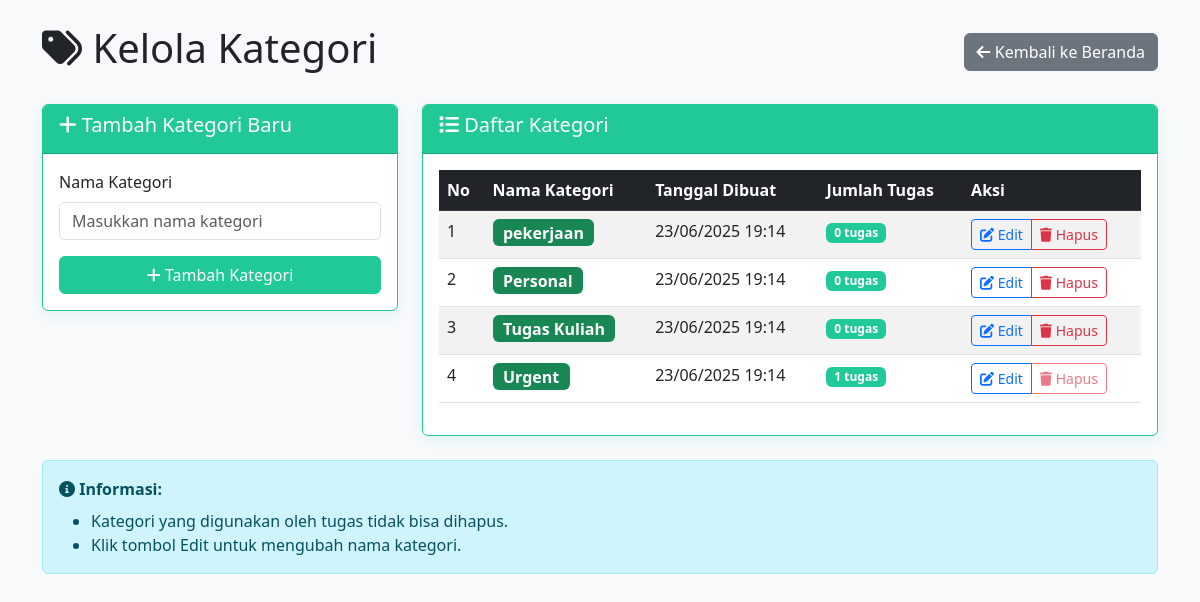
Screenshot of /tugas/categories.php with the database file from the repository.
### tables this page shows
CREATE TABLE `categories` (
  `id` int(11) NOT NULL,
  `name` varchar(100) NOT NULL,
  `created_at` timestamp NOT NULL DEFAULT current_timestamp()
);

### tugas/categories.php (the view, shortened to what this page needs)
<?php
require_once 'config.php';
$editMode = false;
$editCategory = null;
$query = "SELECT * FROM categories ORDER BY name";
$stmt = $pdo->query($query);
$categories = $stmt->fetchAll();
?>
<!DOCTYPE html>
<html lang="id">
<head>
    <link href="https://cdn.jsdelivr.net/npm/bootstrap@5.3.0/dist/css/bootstrap.min.css" rel="stylesheet">
    <link href="https://cdnjs.cloudflare.com/ajax/libs/font-awesome/6.0.0/css/all.min.css" rel="stylesheet">
</head>
<body>
<div class="container mt-4">
    <div class="row">
        <div class="col-12">
            <div class="d-flex justify-content-between align-items-center mb-4">
                <h1><i class="fas fa-tags"></i> Kelola Kategori</h1>
                <div>
                    <a href="index.php" class="btn btn-secondary">
                        <i class="fas fa-arrow-left"></i> Kembali ke Beranda
                    </a>
                </div>
            </div>
            <div class="row">
                <div class="col-md-4">
                    <div class="card">
                        <div class="card-header">
                            <h5><i class="fas fa-<?= $editMode ? 'edit' : 'plus' ?>"></i> <?= $editMode ? 'Edit Kategori' : 'Tambah Kategori Baru' ?></h5>
                        </div>
                        <div class="card-body">
                            <form method="POST">
                                <div class="mb-3">
                                    <label for="name" class="form-label">Nama Kategori</label>
                                    <input type="text" class="form-control" id="name" name="name" required
                                           placeholder="Masukkan nama kategori"
                                           value="<?= $editMode ? htmlspecialchars($editCategory['name']) : '' ?>">
                                </div>
                                <div class="d-grid gap-2">
                                    <button type="submit" name="<?= $editMode ? 'update_category' : 'add_category' ?>"
                                            class="btn btn-<?= $editMode ? 'success' : 'primary' ?> w-100">
                                        <i class="fas fa-<?= $editMode ? 'save' : 'plus' ?>"></i>
                                        <?= $editMode ? 'Update Kategori' : 'Tambah Kategori' ?>
                                    </button>
                                </div>
                            </form>
                        </div>
                    </div>
                </div>
                <div class="col-md-8">
                    <div class="card">
                        <div class="card-header">
                            <h5><i class="fas fa-list"></i> Daftar Kategori</h5>
                        </div>
                        <div class="card-body">
                            <?php if (empty($categories)): ?>
                                <div class="alert alert-info text-center">
                                    <i class="fas fa-info-circle"></i> Belum ada kategori. Tambahkan kategori baru.
                                </div>
                            <?php else: ?>
                                <div class="table-responsive">
                                    <table class="table table-striped table-hover">
                                        <thead class="table-dark">
                                            <tr>
                                                <th>No</th>
                                                <th>Nama Kategori</th>
                                                <th>Tanggal Dibuat</th>
                                                <th>Jumlah Tugas</th>
                                                <th>Aksi</th>
                                            </tr>
                                        </thead>
                                        <tbody>
                                            <?php foreach ($categories as $index => $category): ?>
                                                <?php
                                                $countStmt = $pdo->prepare("SELECT COUNT(*) FROM tasks WHERE category_id = ?");
                                                $countStmt->execute([$category['id']]);
                                                $taskCount = $countStmt->fetchColumn();
                                                ?>
                                                <tr class="<?= $editMode && $editCategory['id'] == $category['id'] ? 'table-info' : '' ?>">
                                                    <td><?= $index + 1 ?></td>
                                                    <td>
                                                        <span class="badge text-bg-success fs-6"><?= htmlspecialchars($category['name']) ?></span>
                                                    </td>
                                                    <td><?= date('d/m/Y H:i', strtotime($category['created_at'])) ?></td>
                                                    <td><span class="badge bg-teal text-white" style="background-color: #20c997;"><?= $taskCount ?> tugas</span></td>
                                                    <td>
                                                        <div class="btn-group">
                                                            <a href="categories.php?edit=<?= $category['id'] ?>" class="btn btn-sm btn-outline-primary <?= $editMode && $editCategory['id'] == $category['id'] ? 'active' : '' ?>">
                                                                <i class="fas fa-edit"></i> Edit
                                                            </a>
                                                            <button type="button" class="btn btn-sm btn-outline-danger <?= $taskCount > 0 ? 'disabled' : '' ?>"
                                                                    onclick="<?= $taskCount > 0 ? 'alertCannotDelete()' : 'confirmDelete(' . $category['id'] . ', \'' . htmlspecialchars($category['name']) . '\')' ?>">
                                                                <i class="fas fa-trash"></i> Hapus
                                                            </button>
                                                        </div>
                                                    </td>
                                                </tr>
                                            <?php endforeach; ?>
                                        </tbody>
                                    </table>
                                </div>
                            <?php endif; ?>
                        </div>
                    </div>
                </div>
            </div>
            <div class="alert alert-info mt-4">
                <i class="fas fa-info-circle"></i> <strong>Informasi:</strong>
                <ul class="mb-0 mt-2">
                    <li>Kategori yang digunakan oleh tugas tidak bisa dihapus.</li>
                    <li>Klik tombol Edit untuk mengubah nama kategori.</li>
                </ul>
            </div>
        </div>
    </div>
</div>
</body>
</html>

### tugas/categories.php (style rules this page uses)
body { background-color: #f7f9fb; }
.card { border: 1px solid #20c997; box-shadow: 0 4px 12px rgba(32, 201, 151, 0.1); }
.card-header { background-color: #20c997; color: white; }
.btn-primary, .btn-success { background-color: #20c997; border-color: #20c997; }

### rows the page displays
categories: name "pekerjaan", created_at "23/06/2025 19:14", taskCount "0"
categories: name "Personal", created_at "23/06/2025 19:14", taskCount "0"
categories: name "Tugas Kuliah", created_at "23/06/2025 19:14", taskCount "0"
categories: name "Urgent", created_at "23/06/2025 19:14", taskCount "1"
